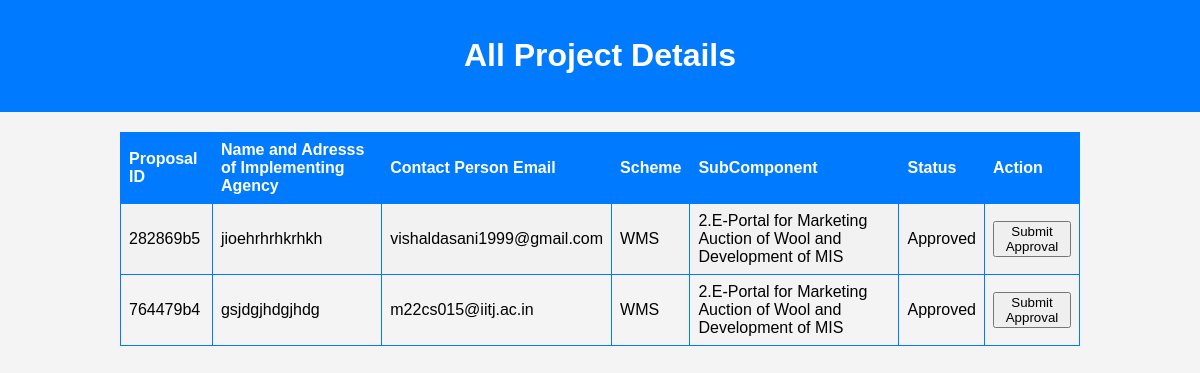
Page /staff_dashboard/all-proposals/ (signed in) on the earlier database version.
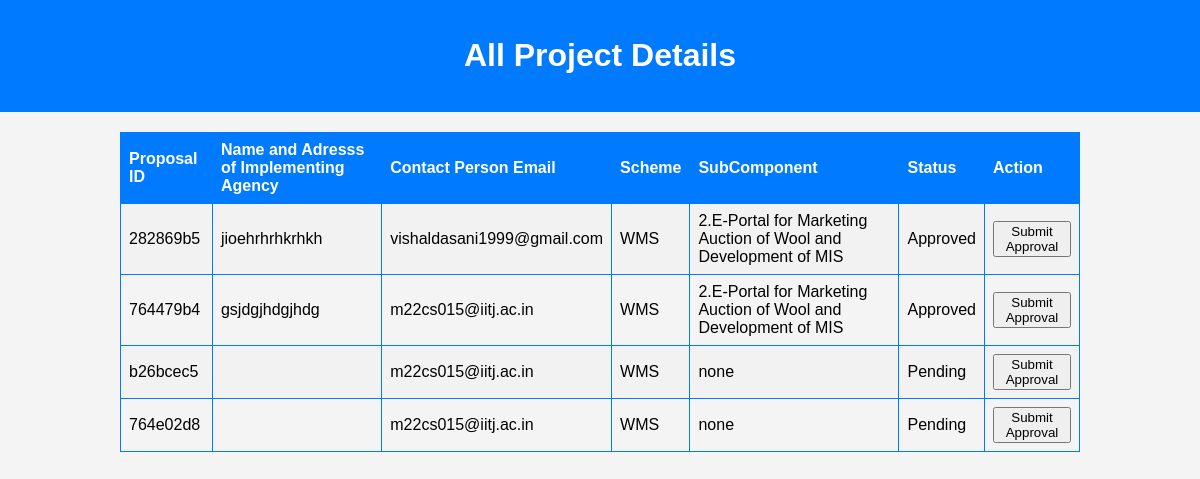
Same page on the later database version.
### authapp/models.py (models this page shows, shortened)
class Proposal(models.Model):
    STATUS_CHOICES = [
        ('Pending', 'Pending'),
        ('Approved', 'Approved'),
        ('Completed', 'Completed'),
        ('Rejected', 'Rejected'),
        ('Resubmit','Resubmit')
    ]
    user = models.ForeignKey(settings.AUTH_USER_MODEL, on_delete=models.CASCADE)
    name_and_address = models.TextField()
    project_scheme = models.CharField(max_length=20)
    scheme_component = models.CharField(max_length=100)
    nature_of_applicant = models.CharField(max_length=50)
    other_nature = models.CharField(max_length=50, blank=True, null=True)
    brief_of_agency = models.TextField()
    objectives_of_project = models.TextField()
    brief_of_project = models.TextField()
    justification_of_project = models.TextField()
    methodology_of_project = models.TextField()
    expected_outcome = models.FileField(upload_to='excel_files/', blank=True, null=True)
    scenario_change = models.TextField()
    beneficiaries = models.FileField(upload_to='excel_files/', blank=True, null=True)
    mode_of_selection = models.TextField()
    component_wise_cost = models.FileField(upload_to='excel_files/', blank=True, null=True)
    total_duration = models.FileField(upload_to='excel_files/', blank=True, null=True)
    location_of_project = models.CharField(max_length=100)
    associated_agency = models.TextField()
    bank_details = models.TextField()
    nodal_officer_details = models.TextField()
    other_info = models.TextField()
    status = models.CharField(max_length=20, choices=STATUS_CHOICES, default='Pending')
    fund_allocated = models.DecimalField(max_digits=20, decimal_places=2, blank=True, null=True)
    sanction_letter = models.FileField(upload_to='sanction_letters/', blank=True, null=True)
    project_report = models.FileField(upload_to='pdf_files/', blank=True, null=True)
    covering_letter = models.FileField(upload_to='pdf_files/', blank=True, null=True)
    unique_id = models.CharField(max_length=8, unique=True)
    created_at = models.DateTimeField(auto_now_add=True)

class CustomUser(AbstractBaseUser, PermissionsMixin):
    AGENCY_NATURE_CHOICES = [
        ("Central Federations", "Central Federations"),
        ("State Federations", "State Federations"),
        ("Central Sheep & Wool Boards", "Central Sheep & Wool Boards"),
        ("State Sheep & Wool Boards", "State Sheep & Wool Boards"),
        ("UT Govt. Sheep & Wool Boards", "UT Govt. Sheep & Wool Boards"),
        ("UT Govt. Sheep & Wool Federations", "UT Govt. Sheep & Wool Federations"),
        ("State Govt. Corporations Federations", "State Govt. Corporations Federations"),
        ("Central Departments", "Central Departments"),
        ("State Departments", "State Departments"),
        ("UT Statutory Departments", "UT Statutory Departments"),
        ("Autonomous and Advisory Bodies Departments", "Autonomous and Advisory Bodies Departments"),
        ("State Cooperative Departments", "State Cooperative Departments"),
        ("UT Cooperative Departments", "UT Cooperative Departments"),
        ("Central Govt Cooperative Departments", "Central Govt Cooperative Departments"),
        ("Central Govt Animal Husbandry Department", "Central Govt Animal Husbandry Department"),
        ("State Govt. Animal Husbandry Department", "State Govt. Animal Husbandry Department"),
        ("UT Animal Husbandry Department", "UT Animal Husbandry Department"),
        ("State Industries Department", "State Industries Department"),
        ("Central Industries Department", "Central Industries Department"),
        ("UT Industries Department", "UT Industries Department"),
        ("Central Organizations", "Central Organizations"),
        ("State Organizations", "State Organizations"),
        ("UT Government Organizations", "UT Government Organizations"),
        ("Universities of State", "Universities of State"),
        ("Universities of Central Govt", "Universities of Central Govt"),
        ("Universities of UT", "Universities of UT"),
        ("Govt. marketing event organizers", "Govt. marketing event organizers"),
        ("Central Research & Development Institutions", "Central Research & Development Institutions"),
        ("State Research & Development Institutions", "State Research & Development Institutions"),
        ("UT Govts. Autonomous Research & Development Institutions", "UT Govts. Autonomous Research & Development Institutions"),
        ("Statutory Bodies Research & Development Institutions", "Statutory Bodies Research & Development Institutions"),
        ("Textiles Research Associations (TRAs)", "Textiles Research Associations (TRAs)"),
    ]
    is_staff = models.BooleanField(default=False)
    is_active = models.BooleanField(default=True)
    date_joined = models.DateTimeField(default=timezone.now)
    agency_name = models.CharField(max_length=100,blank=False,null=False,default="")
    agency_nature = models.CharField(
        max_length=56, choices=AGENCY_NATURE_CHOICES, default='Central Federations')
    registration_number = models.CharField(max_length=255, blank=True, null=True)
    address = models.TextField(default="",blank=False,null=False)
    pincode = models.CharField(max_length=10,blank=False,null=False,default="")
    contact_person_name = models.CharField(max_length=255,blank=False,null=False,default="")
    contact_person_designation = models.CharField(max_length=255,blank=False,null=False,default="")
    email = models.EmailField(_("email address"), unique=True,default="")
    contact_person_mobile = models.CharField(max_length=15,blank=False,null=False,default="")
    USERNAME_FIELD = "email"
    REQUIRED_FIELDS = []
    objects = CustomUserManager()
    def __str__(self):
        return self.email

### authapp/views.py (the view)
# urls.py: path('staff_dashboard/all-proposals/', views.all_proposal_details, name='all_proposal_details'),
@user_passes_test(lambda u: u.is_staff or u.is_superuser)
def all_proposal_details(request):
    proposals = Proposal.objects.all()
    return render(request, 'staff_template/admin_proposal_list.html', {'proposals': proposals})

### templates/staff_template/admin_proposal_list.html (shortened to what this page needs)
<!DOCTYPE html>
<html>
<head>
</head>
<body>
    <header>
        <h1>All Project Details</h1>
    </header>
    <table>
        <tr>
            <th>Proposal ID</th>
            <th>Name and Adresss of Implementing Agency</th>
            <th>Contact Person Email</th>
            <th>Scheme</th>
            <th>SubComponent</th>
            <th>Status</th>
            <th>Action</th>
        </tr>
        {% for proposal in proposals %}
            <tr>
                <td>{{ proposal.unique_id }}</td>
                <td>{{proposal.name_and_address}}</td>
                <td>{{proposal.user}}</td>
                <td>{{ proposal.project_scheme }}</td>
                <td>{{proposal.scheme_component}}</td>
                <td>{{ proposal.status }}</td>
                <td>
                    <form method="post" action="{% url 'authapp:submit_approval' proposal.unique_id %}">
                        <button type="submit" class="btn btn-primary">Submit Approval</button>
                    </form>
                </td>
            </tr>
        {% endfor %}
    </table>
</body>
</html>

Differences in the rows shown:
added Proposal: unique_id "b26bcec5", user "m22cs015@iitj.ac.in", project_scheme "WMS", scheme_component "none", status "Pending"
added Proposal: unique_id "764e02d8", user "m22cs015@iitj.ac.in", project_scheme "WMS", scheme_component "none", status "Pending"
